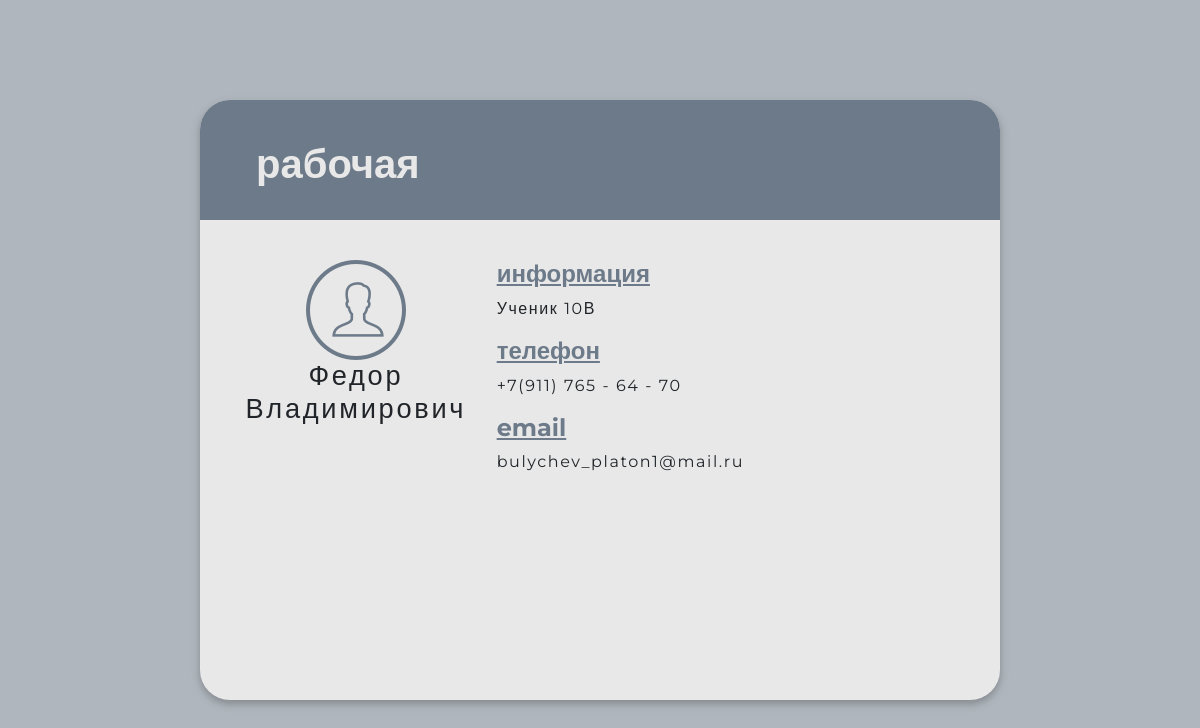
The app's page /card/5/redirected_view with its own data.
### data/cards.py (models this page shows)
class Card(SqlAlchemyBase):
    __tablename__ = "cards"
    id = sa.Column(sa.Integer, primary_key=True, autoincrement=True)
    owner_id = sa.Column(sa.Integer, sa.ForeignKey("users.id"))
    name = sa.Column(sa.String, nullable=True)
    title = sa.Column(sa.String, nullable=True)
    link = sa.Column(sa.String, nullable=True)
    main = sa.Column(sa.String, nullable=True)
    description = sa.Column(sa.String, nullable=True)
    phone = sa.Column(sa.String, nullable=True)
    mail = sa.Column(sa.String, nullable=True)
    site_vk = sa.Column(sa.String, nullable=True)
    site_instagram = sa.Column(sa.String, nullable=True)
    site_telegram = sa.Column(sa.String, nullable=True)
    site_discord = sa.Column(sa.String, nullable=True)
    created_data = sa.Column(sa.DateTime, default=dt.datetime.now)
    user = orm.relation("User")

### main.py (the view)
@app.route("/card/<int:card_id>/redirected_view")
def show_redirected_card(card_id):
    db_sess = db_session.create_session()
    card = db_sess.query(Card).get(card_id)
    return render_template("blocks/card_view_redirected.html", title=card.title, card=card)

### data/db_session.py (called while the page is built)
def create_session() -> Session:
    global __factory
    return __factory()

### templates/blocks/card_view_redirected.html (shortened to what this page needs)
<!doctype html>
<html lang="en">
<head>
    <link rel="stylesheet"
          href="https://stackpath.bootstrapcdn.com/bootstrap/4.4.1/css/bootstrap.min.css"
>
    <link rel="stylesheet" href="{{ url_for('static', filename='css/style.css') }}">
</head>
<body>
    {% include "blocks/card_view.html" %}
</body>
</html>

### templates/blocks/card_view.html (shortened to what this page needs)
<div id="card-popup" class="hidden card-popup">
    <div id="card-header" class="row">
        <ul class="card-wrapper">
            <li><h1>{{ card.name }}</li>
    </div>
    <div id="card-content" class="row">
        <div id="card-content-left" class="col">
            <img id="cardholder-img" src="{{ url_for('static', filename='img/default.png') }}" alt="">
            <br>
            <span>
                <h3 id="cardholder-name">{{ card.main }}</h3>
            </span>
        </div>
        <div id="card-content-right" class="col">
            <span>
                <h4>информация</h4>
                <p>{{ card.description }}</p>
            </span>
            <span>
                <h4>телефон</h4>
                <p>{{ card.phone }}</p>
            </span>
            <span>
                <h4>email</h4>
                <p>{{ card.mail }}</p>
            </span>
        </div>
    </div>
</div>

### static/css/style.css (style rules this page uses)
:root { --light-clr: #E8E8E8; --contrast-dark-clr: #6C7A89; --item-lighter-fill: #C4C4C4; --item-darker-fill: #95A5A6; }
* { font-family: 'Montserrat', sans-serif; box-sizing: border-box; }
body { background-color: var(--light-clr); padding: 0 20%; }
h1 { font-weight: 700; font-size: 2.5em; margin: 0; }
.card-wrapper h1 { color: var(--light-clr); text-transform: lowercase; }
.card-wrapper { display: flex; justify-content: space-between; align-items: center; width: 100%; margin: 0; padding: 5% 7%; list-style: none; }
.card-wrapper li { display: inline-flex; height: auto; }
.card-popup { width: 800px; height: 600px; position: fixed; left: 50%; top: 50%; transform: translate(-50%, -50%); background-color: var(--light-clr); border-radius: 30px; z-index: 4; display: flex; flex-direction: column; filter: drop-shadow(0px 4px 4px rgba(0, 0, 0, 0.25)); }
#card-header { width: 100%; height: 20%; border-radius: 30px 30px 0 0; margin: 0; background-color: var(--contrast-dark-clr); }
#card-content { padding: 5%; height: 80%; }
.hidden { display: none; }
#cardholder-name { font-size: 1.7em; letter-spacing: 0.1em; font-weight: 400; }
#card-content-left { height: 100%; flex-grow: 1; text-align: center; }
#card-content-left span { margin: 2% 0; }
#card-content-right { height: max-content; flex-grow: 2; margin-left: 25px; }
#card-content-right p { font-size: 1em; letter-spacing: 0.1em; }
#card-header .card-wrapper { padding: auto 7%; }
.col { margin: 0; padding: 0; }
.row { margin: 0; padding: 0; }
h4 { color: var(--contrast-dark-clr); font-weight: 700; text-decoration: underline; }
#cardholder-img { max-width: 200px; height: auto; }

### records on screen
Card: name "рабочая", main "Федор Владимирович", description "Ученик 10В", phone "+7(911) 765 - 64 - 70", mail "bulychev_platon1@mail.ru"
